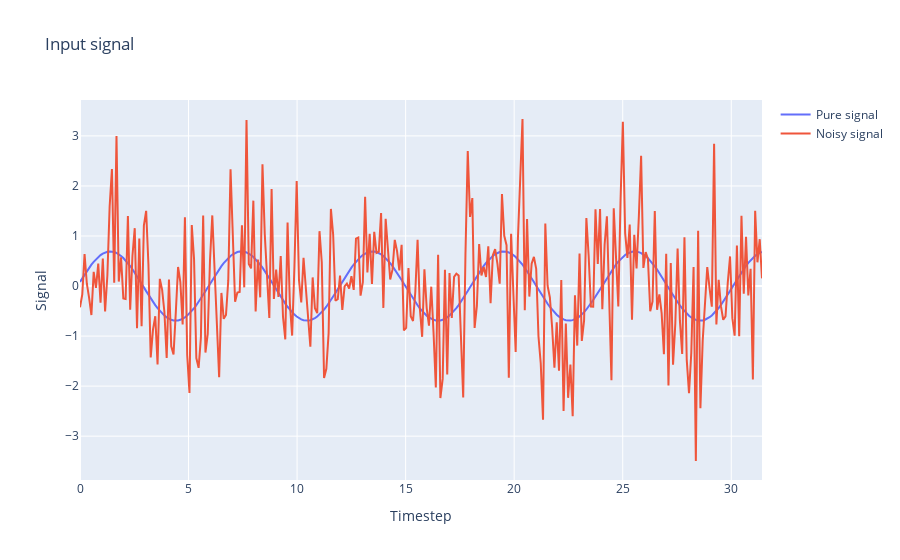

Source (notebook cell):
### Code cell
# To test a single signal

# seed(4) 
# np.random.seed(4) 
# tf.random.set_seed(4) 

n_timesteps = 300

x = np.linspace(0,10*np.pi,n_timesteps) 

noise_mean = 0.0 
noise_std = 1.0 

omega = 0.5 + 3*random() 
phase = 2*np.pi*random() 
sin_amplitude = 0.2 + random()
 
sin_noise = np.random.normal(noise_mean, noise_std, size=(n_timesteps)) # noise to be added to the signal
sin_signal = sin_amplitude*np.sin(omega*x+phase) + sin_noise # signal + noise sample

x_test_single = np.asarray(sin_signal, dtype= np.float32).reshape(-1, n_timesteps, 1)

fig = go.Figure()

fig.add_trace(go.Scatter(x=x, y=sin_signal-sin_noise,
                    mode='lines',
                    name='Pure signal'))

fig.add_trace(go.Scatter(x=x, y=sin_signal,
                    mode='lines',
                    name='Noisy signal'))

fig.update_layout(title='Input signal',
                   xaxis_title='Timestep',
                   yaxis_title='Signal')

fig.show()

signal_power = np.sum((sin_signal-sin_noise-np.mean(sin_signal-sin_noise))**2)**0.5
noise_rms = np.sum((sin_noise-np.mean(sin_noise))**2)**0.5/(n_timesteps)**0.5

SNR = np.max(signal_power)/noise_rms

print("\n SNR of the input signal:",SNR)

print("\n Predicted label of the input signal (1=signal; 0=noise):",(loaded_model.predict(x_test_single) > 0.5).astype("int32")[0][0])

### Figure 1 — Plotly figure (JSON) as saved in the notebook; plotly's stock layout.template omitted (floating-point values rounded to 4 significant figures; data arrays with more than 128 entries replaced by an {"elided": "..."} marker saying what was removed)
{"data": [{"mode": "lines", "name": "Pure signal", "type": "scatter", "x": {"elided": "300 float values"}, "y": {"elided": "300 float values"}}, {"mode": "lines", "name": "Noisy signal", "type": "scatter", "x": {"elided": "300 float values"}, "y": {"elided": "300 float values"}}], "layout": {"autosize": true, "title": {"text": "Input signal"}, "xaxis": {"autorange": true, "range": [0, 31.42], "title": {"text": "Timestep"}, "type": "linear"}, "yaxis": {"autorange": true, "range": [-3.876, 3.717], "title": {"text": "Signal"}, "type": "linear"}}}
